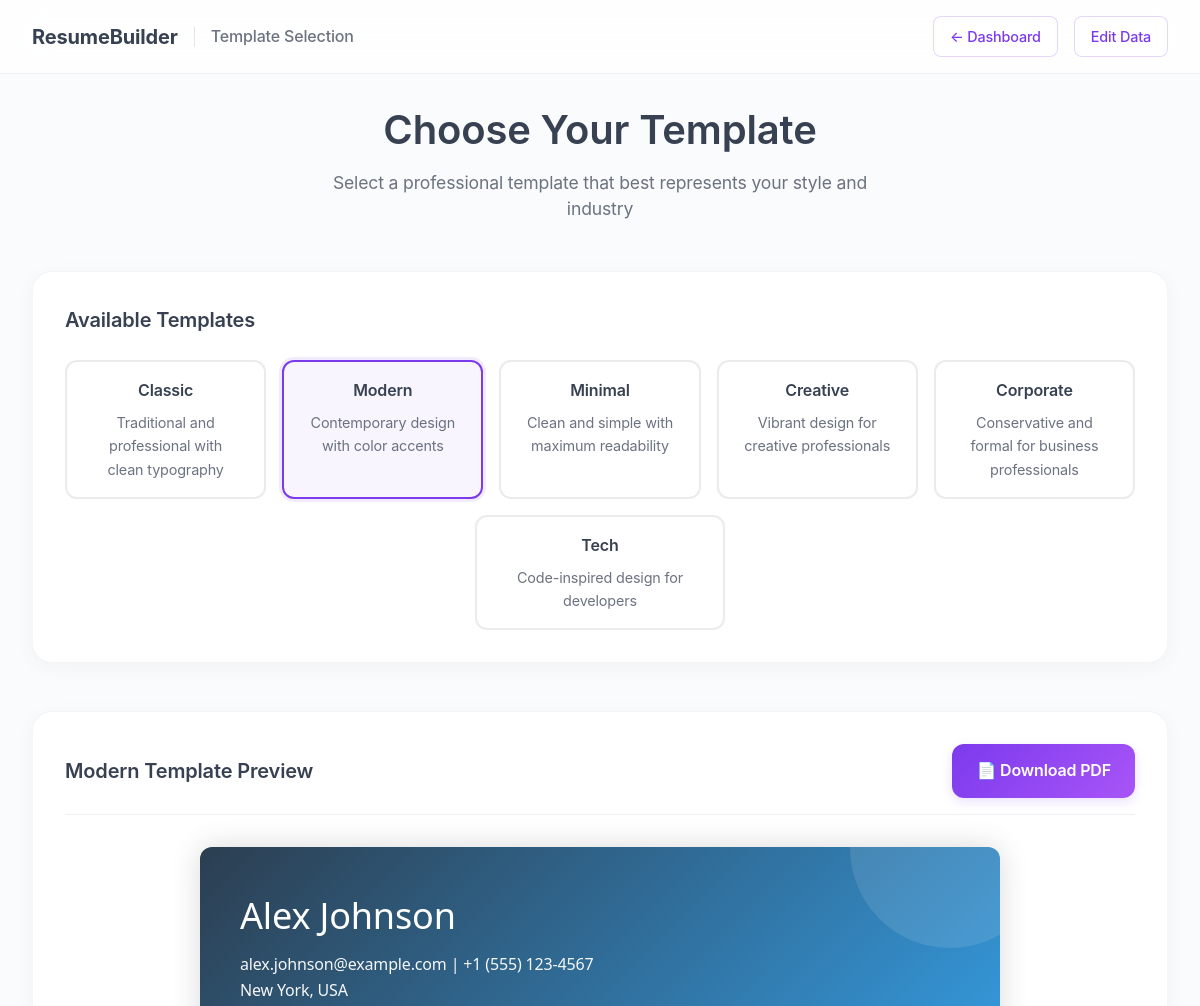
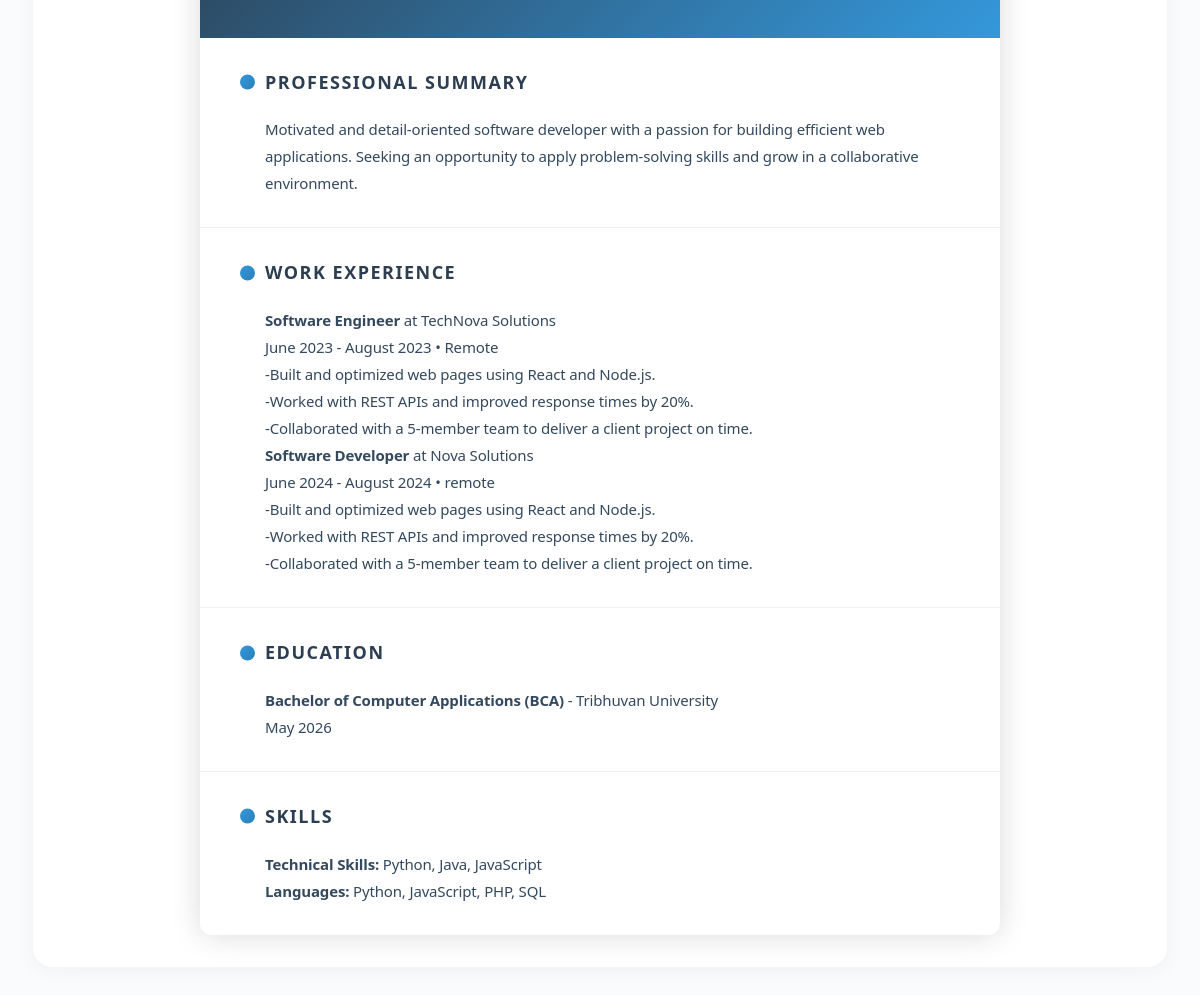
The page /my_resumes.php?template=modern (signed in) on the database its author committed (2 pictures, top to bottom).
### tables this page shows
CREATE TABLE resume_data (
    id INTEGER PRIMARY KEY AUTOINCREMENT,
    user_id INTEGER NOT NULL,
    full_name TEXT NOT NULL,
    email TEXT NOT NULL,
    phone TEXT,
    address TEXT,
    summary TEXT,
    experience TEXT,
    education TEXT,
    skills TEXT,
    created_at DATETIME DEFAULT CURRENT_TIMESTAMP,
    FOREIGN KEY (user_id) REFERENCES users (id)
);

### formats/templates.php (the view, shortened to what this page needs)
<?php
function parseExperience($experience) {
    $formatted = '';
    $lines = explode("\n", $experience);
    $currentJob = '';
    foreach ($lines as $line) {
        $line = trim($line);
        if (empty($line)) continue;
        if (preg_match('/^(.+?)\s*-\s*(.+?)\s*\((.+?)\)(?:\s*-\s*(.+?))?$/', $line, $matches)) {
            if ($currentJob) $formatted .= '</div>';
            $jobTitle = trim($matches[1]);
            $company = trim($matches[2]);
            $dates = trim($matches[3]);
            $location = isset($matches[4]) ? trim($matches[4]) : '';
            $formatted .= '<div class="job-entry">';
            $formatted .= '<div class="job-header">';
            $formatted .= '<div class="job-title-company">';
            $formatted .= '<strong class="job-title">' . htmlspecialchars($jobTitle) . '</strong>';
            $formatted .= '<span class="company"> at ' . htmlspecialchars($company) . '</span>';
            $formatted .= '</div>';
            $formatted .= '<div class="job-meta">';
            $formatted .= '<span class="dates">' . htmlspecialchars($dates) . '</span>';
            if ($location) $formatted .= '<span class="location"> • ' . htmlspecialchars($location) . '</span>';
            $formatted .= '</div>';
            $formatted .= '</div>';
            $currentJob = true;
        } else {
            if ($currentJob) {
                $formatted .= '<div class="job-description">' . htmlspecialchars($line) . '</div>';
            }
        }
    }
    if ($currentJob) $formatted .= '</div>';
    return $formatted;
}
function parseEducation($education) {
    $formatted = '';
    $lines = explode("\n", $education);
    $currentEdu = '';
    foreach ($lines as $line) {
        $line = trim($line);
        if (empty($line)) continue;
        if (preg_match('/^(.+?)\s*-\s*(.+?)\s*\((.+?)\)(?:\s*-\s*GPA:\s*(.+?))?$/', $line, $matches)) {
            $degree = trim($matches[1]);
            $school = trim($matches[2]);
            $dates = trim($matches[3]);
            $gpa = isset($matches[4]) ? trim($matches[4]) : '';
            $formatted .= '<div class="edu-entry">';
            $formatted .= '<div class="edu-header">';
            $formatted .= '<div class="degree-school">';
            $formatted .= '<strong class="degree">' . htmlspecialchars($degree) . '</strong>';
            $formatted .= '<span class="school"> - ' . htmlspecialchars($school) . '</span>';
            $formatted .= '</div>';
            $formatted .= '<div class="edu-meta">';
            $formatted .= '<span class="dates">' . htmlspecialchars($dates) . '</span>';
            $formatted .= '</div>';
            $formatted .= '</div>';
            $currentEdu = true;
        } else {
            if ($currentEdu) {
                $formatted .= '<div class="edu-description">' . htmlspecialchars($line) . '</div>';
            }
        }
    }
    if ($currentEdu) $formatted .= '</div>';
    return $formatted;
}
function parseSkills($skills) {
    $formatted = '';
    $lines = explode("\n", $skills);
    foreach ($lines as $line) {
        $line = trim($line);
        if (preg_match('/^(.+?):\s*(.+)$/', $line, $matches)) {
            $category = trim($matches[1]);
            $items = trim($matches[2]);
            $formatted .= '<div class="skill-category">';
            $formatted .= '<strong class="skill-title">' . htmlspecialchars($category) . ':</strong> ';
            $formatted .= '<span class="skill-items">' . htmlspecialchars($items) . '</span>';
            $formatted .= '</div>';
        }
    }
    return $formatted;
}
function generateModernTemplate($data) {
    return '
    <div class="modern">
        <div class="header">
            <div class="name">' . htmlspecialchars($data['full_name']) . '</div>
            <div class="contact">
                ' . htmlspecialchars($data['email']) . ' | ' . htmlspecialchars($data['phone']) . '<br>
                ' . htmlspecialchars($data['address']) . '
            </div>
        </div>
        <div class="section">
            <div class="section-title">Professional Summary</div>
            <div class="content">' . nl2br(htmlspecialchars($data['summary'])) . '</div>
        </div>
        <div class="section">
            <div class="section-title">Work Experience</div>
            <div class="content">' . parseExperience($data['experience']) . '</div>
        </div>
        <div class="section">
            <div class="section-title">Education</div>
            <div class="content">' . parseEducation($data['education']) . '</div>
        </div>
        <div class="section">
            <div class="section-title">Skills</div>
            <div class="content">' . parseSkills($data['skills']) . '</div>
        </div>
    </div>';
}
?>

### public/assets/style.css (style rules this page uses)
:root { --primary-color: #374151; --primary-light: #4b5563; --accent-color: #7c3aed; --accent-hover: #6d28d9; --accent-light: #a78bfa; --success-color: #10b981; --success-hover: #059669; --warning-color: #f59e0b; --danger-color: #ef4444; --text-dark: #111827; --text-medium: #6b7280; --text-light: #9ca3af; --bg-light: #f9fafb; --bg-white: #ffffff; --bg-purple-light: rgba(124, 58, 237, 0.05); --border-color: #e5e7eb; --shadow: 0 4px 6px -1px rgba(0, 0, 0, 0.1), 0 2px 4px -1px rgba(0, 0, 0, 0.06); --shadow-hover: 0 10px 15px -3px rgba(0, 0, 0, 0.1), 0 4px 6px -2px rgba(0, 0, 0, 0.05); --shadow-purple: 0 4px 20px rgba(124, 58, 237, 0.15); --border-radius: 8px; --transition: all 0.3s ease; --gradient-purple: linear-gradient(135deg, #7c3aed, #a855f7); --gradient-success: linear-gradient(135deg, #10b981, #34d399); }
* { margin: 0; padding: 0; box-sizing: border-box; }
body { font-family: 'Segoe UI', Tahoma, Geneva, Verdana, sans-serif; line-height: 1.6; color: var(--text-dark); background-color: var(--bg-light); }

### public/my_resumes.php (style rules this page uses)
body { background: #fafbfc; font-family: -apple-system, BlinkMacSystemFont, 'Segoe UI', 'Roboto', 'Oxygen', 'Ubuntu', 'Cantarell', sans-serif; letter-spacing: -0.01em; }
.modern { font-family: 'Segoe UI', 'Arial', sans-serif; max-width: 800px; margin: 0 auto; padding: 0; line-height: 1.6; color: #2c3e50; background: white; box-shadow: 0 0 30px rgba(0,0,0,0.15); border-radius: 12px; overflow: hidden; }
.modern .header { background: linear-gradient(135deg, #2c3e50, #3498db); color: white; padding: 40px; position: relative; overflow: hidden; }
.modern .header::before { content: ''; position: absolute; top: -50%; right: -50px; width: 200px; height: 200px; background: rgba(255,255,255,0.1); border-radius: 50%; }
.modern .name { font-size: 36px; font-weight: 300; margin-bottom: 8px; position: relative; z-index: 1; }
.modern .contact { font-size: 16px; opacity: 0.95; font-weight: 400; position: relative; z-index: 1; }
.modern .section { margin: 0; padding: 30px 40px; border-bottom: 1px solid #ecf0f1; }
.modern .section:last-child { border-bottom: none; }
.modern .section-title { font-size: 18px; font-weight: 600; color: #2c3e50; margin-bottom: 20px; text-transform: uppercase; letter-spacing: 1.5px; position: relative; padding-left: 25px; }
.modern .section-title::before { content: ''; position: absolute; left: 0; top: 50%; transform: translateY(-50%); width: 15px; height: 15px; background: linear-gradient(135deg, #3498db, #2980b9); border-radius: 50%; }
.modern .content { font-size: 15px; line-height: 1.8; color: #34495e; padding-left: 25px; }

### rows shown on the page
resume_data: full_name "Alex Johnson", email "alex.johnson@example.com", phone "+1 (555) 123-4567", address "New York, USA", summary "Motivated and detail-oriented software developer with a passion for building efficient web applications. Seeking an opportunity to apply problem-solving skills and grow in a collaborative environment.", experience "-Built and optimized web pages using React and Node.js.", experience "-Worked with REST APIs and improved response times by 20%.", experience "-Collaborated with a 5-member team to deliver a client project on time."

### other values the page prints
$selected_template "Modern"
$jobTitle "Software Engineer"
$company "TechNova Solutions"
$dates "June 2023 - August 2023"
$location "Remote"
$jobTitle "Software Developer"
$company "Nova Solutions"
$dates "June 2024 - August 2024"
$location "remote"
$degree "Bachelor of Computer Applications (BCA)"
$school "Tribhuvan University"
$dates "May 2026"
$category "Technical Skills"
$items "Python, Java, JavaScript"
$category "Languages"
